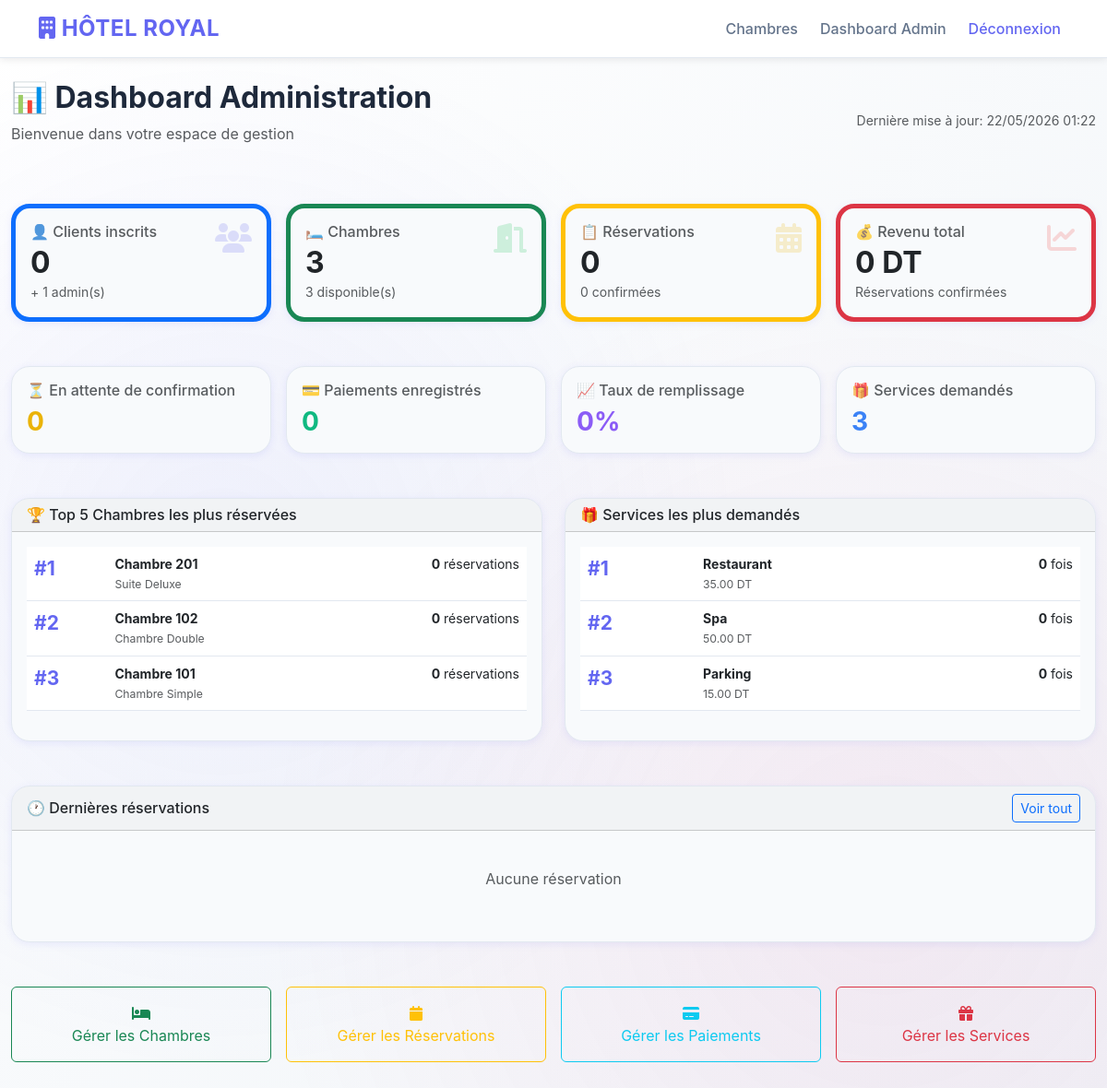
/admin/index.php (signed in), run on the app's committed database.
### tables this page shows
CREATE TABLE chambres (
    id INT PRIMARY KEY AUTO_INCREMENT,
    numero INT UNIQUE NOT NULL,
    type VARCHAR(50) NOT NULL,
    prix_nuit DECIMAL(8,2) NOT NULL,
    capacite INT NOT NULL,
    description TEXT,
    photo VARCHAR(255) NOT NULL,
    disponible BOOLEAN DEFAULT 1,
    created_at TIMESTAMP DEFAULT CURRENT_TIMESTAMP,
    updated_at TIMESTAMP DEFAULT CURRENT_TIMESTAMP ON UPDATE CURRENT_TIMESTAMP,
    INDEX idx_disponible (disponible),
    INDEX idx_type (type)
);

### admin/index.php (the view, shortened to what this page needs)
<?php
require_once '../includes/header.php';
require_once '../config/db.php';
$stats = [];
$stats['clients'] = $pdo->query("SELECT COUNT(*) FROM users WHERE role='user'")->fetchColumn();
$stats['admins'] = $pdo->query("SELECT COUNT(*) FROM users WHERE role='admin'")->fetchColumn();
$stats['chambres'] = $pdo->query("SELECT COUNT(*) FROM chambres")->fetchColumn();
$stats['chambres_dispo'] = $pdo->query("SELECT COUNT(*) FROM chambres WHERE disponible=1")->fetchColumn();
$stats['reservations'] = $pdo->query("SELECT COUNT(*) FROM reservations")->fetchColumn();
$stats['en_attente'] = $pdo->query("SELECT COUNT(*) FROM reservations WHERE statut='en attente'")->fetchColumn();
$stats['confirmees'] = $pdo->query("SELECT COUNT(*) FROM reservations WHERE statut='confirmée'")->fetchColumn();
$stats['paiements'] = $pdo->query("SELECT COUNT(*) FROM paiements WHERE statut='payé'")->fetchColumn();
$stats['revenu'] = $pdo->query("
    SELECT SUM(COALESCE(montant_total, DATEDIFF(r.date_depart, r.date_arrivee) * c.prix_nuit))
    FROM reservations r
    JOIN chambres c ON r.chambre_id = c.id
    WHERE r.statut = 'confirmée'
")->fetchColumn() ?? 0;
$stats['montant_paiements'] = $pdo->query("SELECT SUM(montant) FROM paiements WHERE statut='payé'")->fetchColumn() ?? 0;
$total_nuits = $pdo->query("
    SELECT SUM(DATEDIFF(date_depart, date_arrivee))
    FROM reservations
    WHERE statut != 'annulée'
")->fetchColumn() ?? 0;
$capacite_total = $pdo->query("SELECT SUM(capacite) FROM chambres")->fetchColumn() ?? 1;
$stats['taux_remplissage'] = $capacite_total > 0 ? round(($total_nuits / $capacite_total) * 100, 1) : 0;
$services_popular = $pdo->query("
    SELECT s.nom, COUNT(rs.id) as utilisations, s.prix
    FROM services s
    LEFT JOIN reservation_services rs ON s.id = rs.service_id
    GROUP BY s.id
    ORDER BY utilisations DESC
    LIMIT 5
")->fetchAll(PDO::FETCH_ASSOC);
$topChambres = $pdo->query("
    SELECT c.id, c.numero, c.type, COUNT(r.id) as nb_reservations, c.prix_nuit
    FROM chambres c
    LEFT JOIN reservations r ON c.id = r.chambre_id
    GROUP BY c.id
    ORDER BY nb_reservations DESC
    LIMIT 5
")->fetchAll(PDO::FETCH_ASSOC);
$dernieres = $pdo->query("
    SELECT r.*, u.nom, u.prenom, c.numero
    FROM reservations r
    JOIN users u ON r.user_id = u.id
    JOIN chambres c ON r.chambre_id = c.id
    ORDER BY r.created_at DESC
    LIMIT 8
")->fetchAll(PDO::FETCH_ASSOC);
?>
<div class="container-fluid mt-4 mb-5">
    <div class="d-flex justify-content-between align-items-center mb-5">
        <div>
            <h2 class="fw-bold">📊 Dashboard Administration</h2>
            <p class="text-muted">Bienvenue dans votre espace de gestion</p>
        </div>
        <div class="text-end">
            <small class="text-muted">Dernière mise à jour: <?= date('d/m/Y H:i') ?></small>
        </div>
    </div>
    <div class="row g-3 mb-5">
        <div class="col-md-3">
            <div class="card stat-card border-start border-5 border-primary h-100">
                <div class="card-body">
                    <div class="d-flex justify-content-between align-items-start">
                        <div>
                            <h6 class="text-muted mb-1">👤 Clients inscrits</h6>
                            <h2 class="fw-bold mb-0"><?= $stats['clients'] ?></h2>
                        </div>
                        <i class="fas fa-users" style="font-size: 2rem; color: rgba(99, 102, 241, 0.2);"></i>
                    </div>
                    <small class="text-muted">+ <?= $stats['admins'] ?> admin(s)</small>
                </div>
            </div>
        </div>
        <div class="col-md-3">
            <div class="card stat-card border-start border-5 border-success h-100">
                <div class="card-body">
                    <div class="d-flex justify-content-between align-items-start">
                        <div>
                            <h6 class="text-muted mb-1">🛏️ Chambres</h6>
                            <h2 class="fw-bold mb-0"><?= $stats['chambres'] ?></h2>
                        </div>
                        <i class="fas fa-door-open" style="font-size: 2rem; color: rgba(34, 197, 94, 0.2);"></i>
                    </div>
                    <small class="text-muted"><?= $stats['chambres_dispo'] ?> disponible(s)</small>
                </div>
            </div>
        </div>
        <div class="col-md-3">
            <div class="card stat-card border-start border-5 border-warning h-100">
                <div class="card-body">
                    <div class="d-flex justify-content-between align-items-start">
                        <div>
                            <h6 class="text-muted mb-1">📋 Réservations</h6>
                            <h2 class="fw-bold mb-0"><?= $stats['reservations'] ?></h2>
                        </div>
                        <i class="fas fa-calendar-alt" style="font-size: 2rem; color: rgba(234, 179, 8, 0.2);"></i>
                    </div>
                    <small class="text-muted"><?= $stats['confirmees'] ?> confirmées</small>
                </div>
            </div>
        </div>
        <div class="col-md-3">
            <div class="card stat-card border-start border-5 border-danger h-100">
                <div class="card-body">
                    <div class="d-flex justify-content-between align-items-start">
                        <div>
                            <h6 class="text-muted mb-1">💰 Revenu total</h6>
                            <h2 class="fw-bold mb-0"><?= number_format($stats['revenu'], 0) ?> DT</h2>
                        </div>
                        <i class="fas fa-chart-line" style="font-size: 2rem; color: rgba(239, 68, 68, 0.2);"></i>
                    </div>
                    <small class="text-muted">Réservations confirmées</small>
                </div>
            </div>
        </div>
    </div>
    <div class="row g-3 mb-5">
        <div class="col-md-3">
            <div class="card stat-card">
                <div class="card-body">
                    <h6 class="text-muted mb-2">⏳ En attente de confirmation</h6>
                    <h3 class="fw-bold mb-0" style="color: #eab308;"><?= $stats['en_attente'] ?></h3>
                </div>
            </div>
        </div>
        <div class="col-md-3">
            <div class="card stat-card">
                <div class="card-body">
                    <h6 class="text-muted mb-2">💳 Paiements enregistrés</h6>
                    <h3 class="fw-bold mb-0" style="color: #10b981;"><?= $stats['paiements'] ?></h3>
                </div>
            </div>
        </div>
        <div class="col-md-3">
            <div class="card stat-card">
                <div class="card-body">
                    <h6 class="text-muted mb-2">📈 Taux de remplissage</h6>
                    <h3 class="fw-bold mb-0" style="color: #8b5cf6;"><?= $stats['taux_remplissage'] ?>%</h3>
                </div>
            </div>
        </div>
        <div class="col-md-3">
            <div class="card stat-card">
                <div class="card-body">
                    <h6 class="text-muted mb-2">🎁 Services demandés</h6>
                    <h3 class="fw-bold mb-0" style="color: #3b82f6;"><?= count($services_popular) ?></h3>
                </div>
            </div>
        </div>
    </div>
    <div class="row g-4 mb-5">
        <div class="col-lg-6">
            <div class="card stat-card">
                <div class="card-header">
                    <h6 class="mb-0">🏆 Top 5 Chambres les plus réservées</h6>
                </div>
                <div class="card-body">
                    <?php if (empty($topChambres)): ?>
                        <p class="text-muted text-center py-4">Aucune réservation</p>
                    <?php else: ?>
                        <div class="table-responsive">
                            <table class="table table-borderless small">
                                <tbody>
                                    <?php foreach ($topChambres as $idx => $ch): ?>
                                    <tr>
                                        <td><strong style="font-size: 1.5em; color: var(--primary);">#<?= $idx + 1 ?></strong></td>
                                        <td>
                                            <strong>Chambre <?= htmlspecialchars($ch['numero']) ?></strong>
                                            <br>
                                            <small class="text-muted"><?= htmlspecialchars($ch['type']) ?></small>
                                        </td>
                                        <td class="text-end">
                                            <strong><?= $ch['nb_reservations'] ?></strong> réservations
                                        </td>
                                    </tr>
                                    <?php endforeach; ?>
                                </tbody>
                            </table>
                        </div>
                    <?php endif; ?>
                </div>
            </div>
        </div>
        <div class="col-lg-6">
            <div class="card stat-card">
                <div class="card-header">
                    <h6 class="mb-0">🎁 Services les plus demandés</h6>
                </div>
                <div class="card-body">
                    <?php if (empty($services_popular)): ?>
                        <p class="text-muted text-center py-4">Aucun service sélectionné</p>
                    <?php else: ?>
                        <div class="table-responsive">
                            <table class="table table-borderless small">
                                <tbody>
                                    <?php foreach ($services_popular as $idx => $svc): ?>
                                    <tr>
                                        <td><strong style="font-size: 1.5em; color: var(--primary);">#<?= $idx + 1 ?></strong></td>
                                        <td>
                                            <strong><?= htmlspecialchars($svc['nom']) ?></strong>
                                            <br>
                                            <small class="text-muted"><?= $svc['prix'] ?> DT</small>
                                        </td>
                                        <td class="text-end">
                                            <strong><?= $svc['utilisations'] ?></strong> fois
                                        </td>
                                    </tr>
                                    <?php endforeach; ?>
                                </tbody>
                            </table>
                        </div>
                    <?php endif; ?>
                </div>
            </div>
        </div>
    </div>
    <div class="card stat-card mb-5">
        <div class="card-header">
            <div class="d-flex justify-content-between align-items-center">
                <h6 class="mb-0">🕐 Dernières réservations</h6>
                <a href="reservations.php" class="btn btn-sm btn-outline-primary">Voir tout</a>
            </div>
        </div>
        <div class="card-body">
            <?php if (empty($dernieres)): ?>
                <p class="text-muted text-center py-4">Aucune réservation</p>
            <?php endif; ?>
        </div>
    </div>
    <div class="row g-3 mb-5">
        <div class="col-md-6 col-lg-3">
            <a href="chambres.php" class="btn btn-outline-success w-100 py-3">
                <i class="fas fa-bed"></i><br>Gérer les Chambres
            </a>
        </div>
        <div class="col-md-6 col-lg-3">
            <a href="reservations.php" class="btn btn-outline-warning w-100 py-3">
                <i class="fas fa-calendar"></i><br>Gérer les Réservations
            </a>
        </div>
        <div class="col-md-6 col-lg-3">
            <a href="paiements.php" class="btn btn-outline-info w-100 py-3">
                <i class="fas fa-credit-card"></i><br>Gérer les Paiements
            </a>
        </div>
        <div class="col-md-6 col-lg-3">
            <a href="services.php" class="btn btn-outline-danger w-100 py-3">
                <i class="fas fa-gift"></i><br>Gérer les Services
            </a>
        </div>
    </div>
</div>
</body>
</html>

### includes/header.php (shortened to what this page needs)
<!DOCTYPE html>
<html lang="fr">
<head>
    <link rel="stylesheet" href="https://cdn.jsdelivr.net/npm/bootstrap@5.3.0/dist/css/bootstrap.min.css">
    <link rel="stylesheet" href="https://cdnjs.cloudflare.com/ajax/libs/font-awesome/6.4.0/css/all.min.css">
    <link rel="stylesheet" href="/hotel/assets/css/style.css">
</head>
<body>
<nav class="navbar navbar-expand-lg navbar-dark sticky-top">
    <div class="container">
        <a class="navbar-brand" href="/hotel/index.php"><i class="fas fa-building"></i> HÔTEL ROYAL</a>
        <div class="collapse navbar-collapse" id="navbarNav">
            <div class="navbar-nav ms-auto gap-2">
                <a class="nav-link" href="/hotel/chambres.php">Chambres</a>
                <?php if (isset($_SESSION['user_id'])): ?>
                    <?php if ($_SESSION['role'] === 'admin'): ?>
                        <a class="nav-link" href="/hotel/admin/index.php">Dashboard Admin</a>
                    <?php else: ?>
                        <a class="nav-link" href="/hotel/user/dashboard.php">Mon Compte</a>
                    <?php endif; ?>
                    <a class="nav-link" href="/hotel/auth/logout.php" style="color: var(--primary) !important;">Déconnexion</a>
                <?php else: ?>
                    <a class="nav-link" href="/hotel/auth/login.php">Connexion</a>
                    <a class="nav-link" href="/hotel/auth/register.php" style="color: var(--primary) !important;">Inscription</a>
                <?php endif; ?>
            </div>
        </div>
    </div>
</nav>

### assets/css/style.css (style rules this page uses)
:root { --primary: #6366f1; --accent: #ec4899; --gold: #f59e0b; --light-bg: #ffffff; --card-bg: #f8fafc; --border: #e2e8f0; --text-primary: #1e293b; --text-muted: #64748b; --shadow-color: rgba(99, 102, 241, 0.1); }
body { font-family: 'Inter', -apple-system, BlinkMacSystemFont, 'Segoe UI', sans-serif; background: linear-gradient(135deg, #ffffff 0%, #f0f4f8 100%); color: var(--text-primary); overflow-x: hidden; }
body::before { content: ''; position: fixed; top: 0; left: 0; width: 100%; height: 100%; background: radial-gradient(circle at 20% 50%, rgba(99, 102, 241, 0.08) 0%, transparent 50%), radial-gradient(circle at 80% 80%, rgba(236, 72, 153, 0.08) 0%, transparent 50%); pointer-events: none; z-index: -1; }
.navbar { background: rgba(255, 255, 255, 0.95) !important; backdrop-filter: blur(10px); border-bottom: 1px solid var(--border); box-shadow: 0 2px 8px rgba(0, 0, 0, 0.08); }
.navbar-brand { color: var(--primary) !important; font-weight: 700; font-size: 1.5rem; letter-spacing: 0.5px; transition: all 0.3s ease; }
.nav-link { color: var(--text-muted) !important; transition: all 0.3s ease; font-weight: 500; position: relative; }
.nav-link::after { content: ''; position: absolute; bottom: -5px; left: 0; width: 0; height: 2px; background: linear-gradient(90deg, var(--primary), var(--accent)); transition: width 0.3s ease; }
.card { border: 1px solid var(--border); border-radius: 20px; background: var(--card-bg); backdrop-filter: blur(10px); transition: all 0.4s cubic-bezier(0.23, 1, 0.320, 1); overflow: hidden; box-shadow: 0 2px 8px var(--shadow-color); }
.stat-card { border-radius: 20px; border: 1px solid var(--border); background: var(--card-bg); backdrop-filter: blur(10px); transition: all 0.3s ease; box-shadow: 0 2px 8px var(--shadow-color); }
.table { background: transparent; border-collapse: collapse; }
.table tbody tr { border-bottom: 1px solid var(--border); transition: all 0.3s ease; }
i { transition: all 0.3s ease; }
.collapse:not(.show) { display: none; }

### data on the page
chambres: id "3", numero "201", type "Suite Deluxe", nb_reservations "0"
chambres: numero "102", type "Chambre Double", nb_reservations "0"
chambres: numero "101", type "Chambre Simple", nb_reservations "0"

### other printed values
$stats['clients'] "0"
$stats['admins'] "1"
$stats['reservations'] "0"
$stats['confirmees'] "0"
$stats['revenu'] "0"
$stats['en_attente'] "0"
$stats['paiements'] "0"
$stats['taux_remplissage'] "0"
count($services_popular) "3"
$svc['nom'] "Restaurant"
$svc['prix'] "35.00"
$svc['utilisations'] "0"
$svc['nom'] "Spa"
$svc['prix'] "50.00"
$svc['nom'] "Parking"
